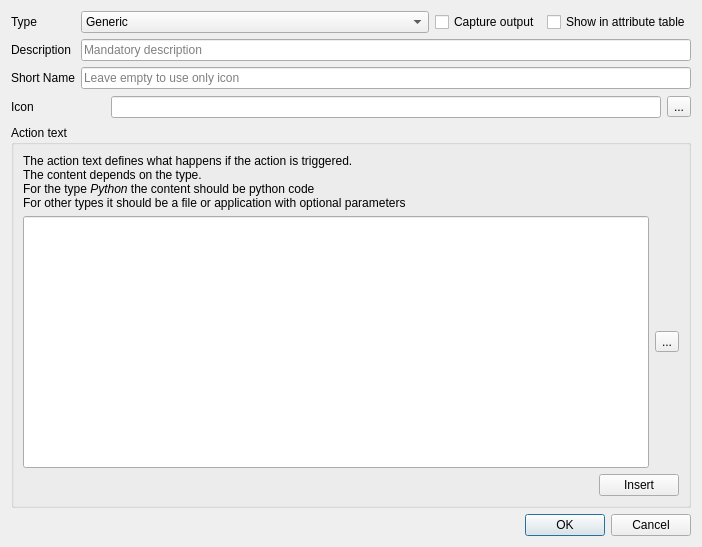
<?xml version="1.0" encoding="UTF-8"?>
<ui version="4.0">
 <class>AttributeActionPropertiesDialogBase</class>
 <widget class="QDialog" name="AttributeActionPropertiesDialogBase">
  <property name="geometry">
   <rect>
    <x>0</x>
    <y>0</y>
    <width>702</width>
    <height>547</height>
   </rect>
  </property>
  <property name="windowTitle">
   <string>Form</string>
  </property>
  <layout class="QGridLayout" name="gridLayout_2">
   <item row="3" column="1" colspan="3">
    <layout class="QHBoxLayout" name="horizontalLayout_5">
     <item>
      <widget class="QLabel" name="mIconPreview">
       <property name="sizePolicy">
        <sizepolicy hsizetype="Fixed" vsizetype="Fixed">
         <horstretch>24</horstretch>
         <verstretch>24</verstretch>
        </sizepolicy>
       </property>
       <property name="minimumSize">
        <size>
         <width>24</width>
         <height>24</height>
        </size>
       </property>
       <property name="text">
        <string/>
       </property>
      </widget>
     </item>
     <item>
      <widget class="QLineEdit" name="mActionIcon"/>
     </item>
     <item>
      <widget class="QToolButton" name="mChooseIconButton">
       <property name="text">
        <string>...</string>
       </property>
      </widget>
     </item>
    </layout>
   </item>
   <item row="4" column="0" colspan="4">
    <widget class="QGroupBox" name="mActionGroupBox">
     <property name="sizePolicy">
      <sizepolicy hsizetype="Preferred" vsizetype="Expanding">
       <horstretch>0</horstretch>
       <verstretch>0</verstretch>
      </sizepolicy>
     </property>
     <property name="title">
      <string>Action text</string>
     </property>
     <layout class="QGridLayout" name="gridLayout">
      <item row="1" column="0">
       <layout class="QHBoxLayout" name="horizontalLayout_2">
        <item>
         <widget class="QgsFieldExpressionWidget" name="mFieldExpression" native="true"/>
        </item>
        <item>
         <widget class="QPushButton" name="mInsertFieldOrExpression">
          <property name="sizePolicy">
           <sizepolicy hsizetype="Fixed" vsizetype="Fixed">
            <horstretch>0</horstretch>
            <verstretch>0</verstretch>
           </sizepolicy>
          </property>
          <property name="toolTip">
           <string>Inserts the selected field into the action</string>
          </property>
          <property name="text">
           <string>Insert</string>
          </property>
         </widget>
        </item>
       </layout>
      </item>
      <item row="0" column="0">
       <layout class="QGridLayout" name="gridLayout_4">
        <item row="0" column="0">
         <widget class="QLabel" name="label_4">
          <property name="text">
           <string>&lt;html&gt;&lt;head/&gt;&lt;body&gt;&lt;p&gt;The action text defines what happens if the action is triggered.&lt;br/&gt;The content depends on the type.&lt;br/&gt;For the type &lt;span style=&quot; font-style:italic;&quot;&gt;Python&lt;/span&gt; the content should be python code&lt;br/&gt;For other types it should be a file or application with optional parameters&lt;/p&gt;&lt;/body&gt;&lt;/html&gt;</string>
          </property>
          <property name="wordWrap">
           <bool>true</bool>
          </property>
         </widget>
        </item>
        <item row="1" column="0">
         <widget class="QLineEdit" name="mActionText">
          <property name="sizePolicy">
           <sizepolicy hsizetype="Expanding" vsizetype="Expanding">
            <horstretch>0</horstretch>
            <verstretch>0</verstretch>
           </sizepolicy>
          </property>
         </widget>
        </item>
        <item row="1" column="1">
         <widget class="QToolButton" name="mBrowseButton">
          <property name="toolTip">
           <string>Browse for action</string>
          </property>
          <property name="statusTip">
           <string>Click to browse for an action</string>
          </property>
          <property name="whatsThis">
           <string>Clicking the button will let you select an application to use as the action</string>
          </property>
          <property name="text">
           <string>...</string>
          </property>
          <property name="icon">
           <iconset>
            <normaloff>:/images/themes/default/mActionFileOpen.svg</normaloff>:/images/themes/default/mActionFileOpen.svg</iconset>
          </property>
         </widget>
        </item>
       </layout>
      </item>
     </layout>
    </widget>
   </item>
   <item row="0" column="0">
    <widget class="QLabel" name="label">
     <property name="text">
      <string>Type</string>
     </property>
     <property name="buddy">
      <cstring>mActionType</cstring>
     </property>
    </widget>
   </item>
   <item row="5" column="0" colspan="4">
    <widget class="QDialogButtonBox" name="mButtonBox">
     <property name="standardButtons">
      <set>QDialogButtonBox::Cancel|QDialogButtonBox::Ok</set>
     </property>
    </widget>
   </item>
   <item row="1" column="0">
    <widget class="QLabel" name="textLabel1">
     <property name="whatsThis">
      <string>Enter the name of an action here. The name should be unique (qgis will make it unique if necessary).</string>
     </property>
     <property name="text">
      <string>Description</string>
     </property>
     <property name="buddy">
      <cstring>mActionName</cstring>
     </property>
    </widget>
   </item>
   <item row="3" column="0">
    <widget class="QLabel" name="label_2">
     <property name="text">
      <string>Icon</string>
     </property>
    </widget>
   </item>
   <item row="2" column="0">
    <widget class="QLabel" name="label_3">
     <property name="text">
      <string>Short Name</string>
     </property>
    </widget>
   </item>
   <item row="0" column="1">
    <widget class="QComboBox" name="mActionType">
     <property name="sizePolicy">
      <sizepolicy hsizetype="Expanding" vsizetype="Fixed">
       <horstretch>0</horstretch>
       <verstretch>0</verstretch>
      </sizepolicy>
     </property>
     <item>
      <property name="text">
       <string>Generic</string>
      </property>
     </item>
     <item>
      <property name="text">
       <string>Python</string>
      </property>
     </item>
     <item>
      <property name="text">
       <string>Mac</string>
      </property>
     </item>
     <item>
      <property name="text">
       <string>Windows</string>
      </property>
     </item>
     <item>
      <property name="text">
       <string>Unix</string>
      </property>
     </item>
     <item>
      <property name="text">
       <string>Open</string>
      </property>
     </item>
    </widget>
   </item>
   <item row="0" column="2">
    <widget class="QCheckBox" name="mCaptureOutput">
     <property name="toolTip">
      <string>Captures any output from the action</string>
     </property>
     <property name="whatsThis">
      <string>Captures the standard output or error generated by the action and displays it in a dialog box</string>
     </property>
     <property name="text">
      <string>Capture output</string>
     </property>
    </widget>
   </item>
   <item row="1" column="1" colspan="3">
    <widget class="QLineEdit" name="mActionName">
     <property name="toolTip">
      <string>Enter the action name here</string>
     </property>
     <property name="whatsThis">
      <string>Enter the name of an action here. The name should be unique (qgis will make it unique if necessary).</string>
     </property>
     <property name="placeholderText">
      <string>Mandatory description</string>
     </property>
    </widget>
   </item>
   <item row="2" column="1" colspan="3">
    <widget class="QLineEdit" name="mShortTitle">
     <property name="placeholderText">
      <string>Leave empty to use only icon</string>
     </property>
    </widget>
   </item>
   <item row="0" column="3">
    <widget class="QCheckBox" name="mShowInAttributeTable">
     <property name="text">
      <string>Show in attribute table</string>
     </property>
    </widget>
   </item>
  </layout>
 </widget>
 <customwidgets>
  <customwidget>
   <class>QgsFieldExpressionWidget</class>
   <extends>QWidget</extends>
   <header>qgsfieldexpressionwidget.h</header>
   <container>1</container>
  </customwidget>
 </customwidgets>
 <resources>
  <include location="../../images/images.qrc"/>
 </resources>
 <connections>
  <connection>
   <sender>mButtonBox</sender>
   <signal>accepted()</signal>
   <receiver>AttributeActionPropertiesDialogBase</receiver>
   <slot>accept()</slot>
   <hints>
    <hint type="sourcelabel">
     <x>350</x>
     <y>411</y>
    </hint>
    <hint type="destinationlabel">
     <x>350</x>
     <y>273</y>
    </hint>
   </hints>
  </connection>
  <connection>
   <sender>mButtonBox</sender>
   <signal>rejected()</signal>
   <receiver>AttributeActionPropertiesDialogBase</receiver>
   <slot>reject()</slot>
   <hints>
    <hint type="sourcelabel">
     <x>350</x>
     <y>411</y>
    </hint>
    <hint type="destinationlabel">
     <x>350</x>
     <y>273</y>
    </hint>
   </hints>
  </connection>
 </connections>
</ui>
